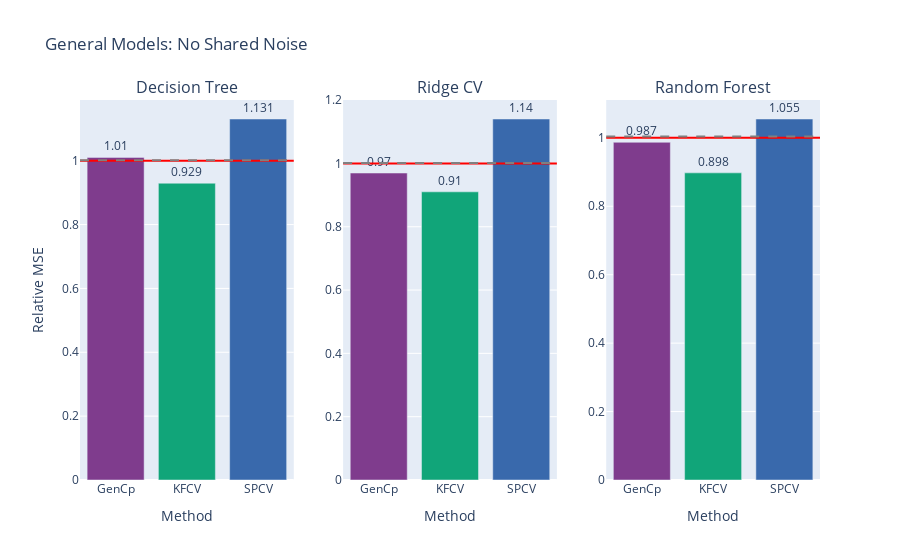

Write notebook code for a chart like this one.
### Code cell
fig = gen_model_barplots(
    model_errs, 
    model_names, 
    est_names, 
    title="General Models: No Shared Noise", 
    has_elev_err=True
)
fig.show()

### Figure 1 — Plotly figure (JSON) as saved in the notebook; plotly's stock layout.template omitted (floating-point values rounded to 4 significant figures)
{"data": [{"marker": {"color": ["rgb(127, 60, 141)", "rgb(17, 165, 121)", "rgb(57, 105, 172)", "rgb(242, 183, 1)", "rgb(231, 63, 116)", "rgb(128, 186, 90)", "rgb(230, 131, 16)", "rgb(0, 134, 149)", "rgb(207, 28, 144)", "rgb(249, 123, 114)", "rgb(165, 170, 153)"]}, "text": [1.01, 0.929, 1.131], "textposition": "outside", "type": "bar", "x": ["GenCp", "KFCV", "SPCV"], "xaxis": "x", "y": [1.01, 0.9294, 1.131], "yaxis": "y"}, {"marker": {"color": ["rgb(127, 60, 141)", "rgb(17, 165, 121)", "rgb(57, 105, 172)", "rgb(242, 183, 1)", "rgb(231, 63, 116)", "rgb(128, 186, 90)", "rgb(230, 131, 16)", "rgb(0, 134, 149)", "rgb(207, 28, 144)", "rgb(249, 123, 114)", "rgb(165, 170, 153)"]}, "text": [0.97, 0.91, 1.14], "textposition": "outside", "type": "bar", "x": ["GenCp", "KFCV", "SPCV"], "xaxis": "x2", "y": [0.9697, 0.9103, 1.14], "yaxis": "y2"}, {"marker": {"color": ["rgb(127, 60, 141)", "rgb(17, 165, 121)", "rgb(57, 105, 172)", "rgb(242, 183, 1)", "rgb(231, 63, 116)", "rgb(128, 186, 90)", "rgb(230, 131, 16)", "rgb(0, 134, 149)", "rgb(207, 28, 144)", "rgb(249, 123, 114)", "rgb(165, 170, 153)"]}, "text": [0.987, 0.898, 1.055], "textposition": "outside", "type": "bar", "x": ["GenCp", "KFCV", "SPCV"], "xaxis": "x3", "y": [0.987, 0.8976, 1.055], "yaxis": "y3"}], "layout": {"annotations": [{"font": {"size": 16}, "showarrow": false, "text": "Decision Tree", "x": 0.1444, "xanchor": "center", "xref": "paper", "y": 1, "yanchor": "bottom", "yref": "paper"}, {"font": {"size": 16}, "showarrow": false, "text": "Ridge CV", "x": 0.5, "xanchor": "center", "xref": "paper", "y": 1, "yanchor": "bottom", "yref": "paper"}, {"font": {"size": 16}, "showarrow": false, "text": "Random Forest", "x": 0.8556, "xanchor": "center", "xref": "paper", "y": 1, "yanchor": "bottom", "yref": "paper"}], "shapes": [{"line": {"color": "red"}, "type": "line", "x0": 0, "x1": 1, "xref": "x domain", "y0": 1, "y1": 1, "yref": "y"}, {"line": {"color": "grey", "dash": "dash"}, "type": "line", "x0": 0, "x1": 1, "xref": "x domain", "y0": 1.001, "y1": 1.001, "yref": "y"}, {"line": {"color": "red"}, "type": "line", "x0": 0, "x1": 1, "xref": "x2 domain", "y0": 1, "y1": 1, "yref": "y2"}, {"line": {"color": "grey", "dash": "dash"}, "type": "line", "x0": 0, "x1": 1, "xref": "x2 domain", "y0": 1.001, "y1": 1.001, "yref": "y2"}, {"line": {"color": "red"}, "type": "line", "x0": 0, "x1": 1, "xref": "x3 domain", "y0": 1, "y1": 1, "yref": "y3"}, {"line": {"color": "grey", "dash": "dash"}, "type": "line", "x0": 0, "x1": 1, "xref": "x3 domain", "y0": 1.004, "y1": 1.004, "yref": "y3"}], "showlegend": false, "title": {"text": "General Models: No Shared Noise"}, "xaxis": {"anchor": "y", "domain": [0, 0.2889], "title": {"text": "Method"}}, "xaxis2": {"anchor": "y2", "domain": [0.3556, 0.6444], "title": {"text": "Method"}}, "xaxis3": {"anchor": "y3", "domain": [0.7111, 1], "title": {"text": "Method"}}, "yaxis": {"anchor": "x", "domain": [0, 1], "title": {"text": "Relative MSE"}}, "yaxis2": {"anchor": "x2", "domain": [0, 1]}, "yaxis3": {"anchor": "x3", "domain": [0, 1]}}}
